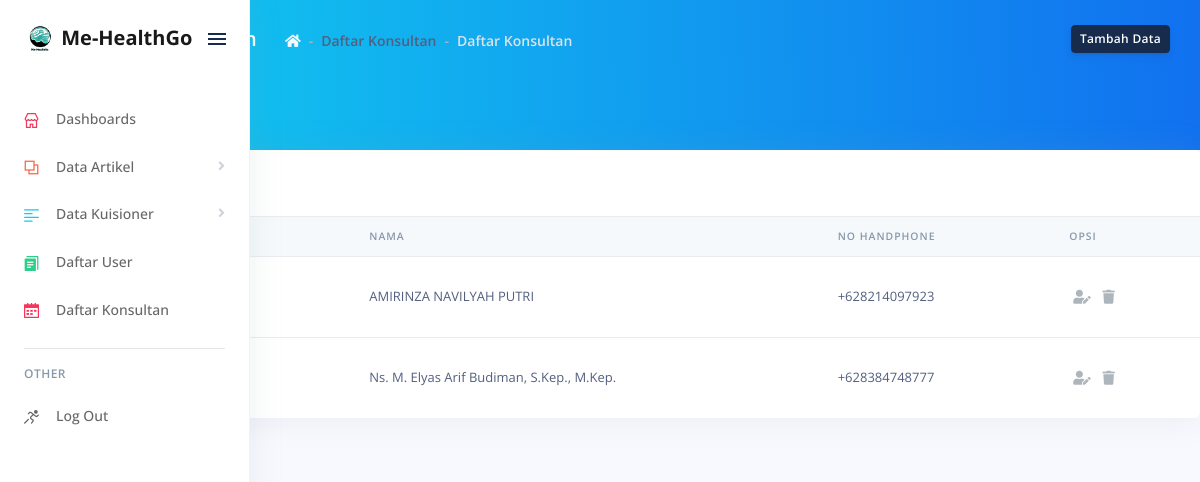
Page /pages/examples/konsultan.php (signed in) on the committed database.
### tables this page shows
CREATE TABLE `konsultan` (
  `id_konsultan` int(4) NOT NULL,
  `nama` varchar(60) NOT NULL,
  `noHp` varchar(13) NOT NULL,
  `pekerjaan` varchar(255) NOT NULL,
  `alamat` text NOT NULL,
  `imageUrl` text NOT NULL
);

### pages/examples/konsultan.php (the view, shortened to what this page needs)
<!DOCTYPE html>
<html>
<head>
  <link rel="stylesheet" href="../../assets/vendor/nucleo/css/nucleo.css" type="text/css">
  <link rel="stylesheet" href="../../assets/vendor/%40fortawesome/fontawesome-free/css/all.min.css" type="text/css">
  <link rel="stylesheet" href="../../assets/css/argon.min23cd.css?v=1.2.1" type="text/css">
</head>
<body>
  <?php
    include 'navbar.php'
  ?>
  <div class="main-content" id="panel">
    <div class="header bg-gradient-info pb-6">
      <div class="container-fluid">
        <div class="header-body">
          <div class="row align-items-center py-4">
            <div class="col-lg-6 col-7">
              <h6 class="h2 text-white d-inline-block mb-0">Daftar Konsultan</h6>
              <nav aria-label="breadcrumb" class="d-none d-md-inline-block ml-md-4">
                <ol class="breadcrumb breadcrumb-links breadcrumb-dark">
                  <li class="breadcrumb-item"><a href="../examples/dashboard"><i class="fas fa-home"></i></a></li>
                  <li class="breadcrumb-item">Daftar Konsultan</li>
                  <li class="breadcrumb-item active" aria-current="page">Daftar Konsultan</li>
                </ol>
              </nav>
            </div>
            <div class="col-lg-6 col-5 text-right">
              <a href="tambah-data-konsultan" class="btn btn-sm btn-default">Tambah Data</a>
            </div>
          </div>
        </div>
      </div>
    </div>
      <div class="card">
        <div class="card-header border-0">
          <div class="row">
            <div class="col-6">
              <h3 class="mb-0">Daftar Konsultan</h3>
            </div>
          </div>
        </div>
        <div class="table-responsive">
          <table class="table align-items-center table-flush">
            <thead class="thead-light">
              <tr>
                <th>No</th>
                <th>Foto</th>
                <th>Nama</th>
                <th>No Handphone</th>
                <th>Opsi</th>
              </tr>
            </thead>
            <tbody>
            <?php
        require "../examples/koneksi.php";
        $Number = 1;
        $GetTable = mysqli_query($koneksi, "SELECT * FROM konsultan");
        while ($GetData = mysqli_fetch_array($GetTable)) {
            echo "
                <tr>
                    <td>" . $Number++ . "</td>
                    <td><img src='../../assets/img/img-kons/$GetData[imageUrl]' class='avatar rounded-circle mr-3'></td>
                    <td>$GetData[nama]</td>
                    <td>$GetData[noHp]</td>
                    <td>
                    <a href='edit-data-konsultan?id_konsultan=$GetData[id_konsultan]'class='table-action' data-toggle='tooltip' data-original-title='Edit Data'>
                    <i class='fas fa-user-edit'></i>
                    </a>
                    <a href='hapus-data-konsultan?id_konsultan=$GetData[id_konsultan]'class='table-action table-action-delete' data-toggle='tooltip' data-original-title='Delete Data'>
                    <i class='fas fa-trash'></i>
                    </a>
                    </td>
                </tr>
            ";
        }
    ?>
            </tbody>
          </table>
        </div>
      </div>
    </div>
</body>
</html>

### rows in the picture
konsultan: nama "AMIRINZA NAVILYAH PUTRI", noHp "+628214097923"
konsultan: nama "Ns. M. Elyas Arif Budiman, S.Kep., M.Kep.", noHp "+628384748777"
